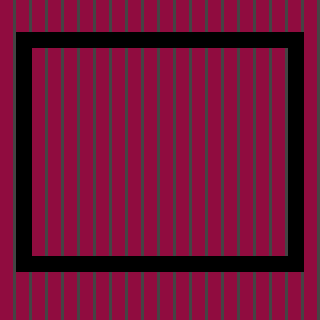

A 2D game scene composited from a Tiled map and its tileset images. What follows is a short description and the map's XML, with every tile layer's data as written:
An orthogonal 20x20 tile map with 16x16 px tiles, 2 tile layers (Tile Layer 2, platforms) and 1 object (Player).

<map version="1.9" tiledversion="1.9.2" orientation="orthogonal" renderorder="right-down" width="20" height="20" tilewidth="16" tileheight="16" infinite="0" nextlayerid="4" nextobjectid="2">
 <tileset firstgid="1" source="../../maps/hackceler_test.tsx" />
 <layer id="3" name="Tile Layer 2" width="20" height="20">
  <data encoding="csv">
9,9,9,9,9,9,9,9,9,9,9,9,9,9,9,9,9,9,9,9,
9,9,9,9,9,9,9,9,9,9,9,9,9,9,9,9,9,9,9,9,
9,9,0,0,0,0,0,0,0,0,9,9,9,9,9,9,9,9,9,9,
9,9,9,9,9,9,9,9,9,9,9,9,9,9,9,9,9,9,9,9,
9,9,9,9,9,9,9,9,9,9,9,9,9,9,9,9,9,9,9,9,
9,9,9,9,9,9,9,9,9,9,9,9,9,9,9,9,9,9,9,9,
9,9,9,9,9,9,9,9,9,9,9,9,9,9,9,9,9,9,9,9,
9,9,9,9,9,9,9,9,9,9,9,9,9,9,9,9,9,9,9,9,
9,9,9,9,9,9,9,9,9,9,9,9,9,9,9,9,9,9,9,9,
9,9,9,9,9,9,9,9,9,9,9,9,9,9,9,9,9,9,9,9,
9,8,9,9,9,9,9,9,9,9,9,9,9,9,9,9,9,9,9,9,
9,9,9,9,9,9,9,9,9,9,9,9,9,9,9,9,9,9,9,9,
9,9,9,9,9,9,9,9,9,9,9,9,9,9,9,9,9,9,9,9,
9,9,9,9,9,9,9,9,9,9,9,9,9,9,9,9,9,9,9,9,
9,9,9,9,9,9,9,9,9,9,9,9,9,9,9,9,9,9,9,9,
9,9,9,9,9,9,9,9,9,9,9,9,9,9,9,9,9,9,9,9,
9,9,9,9,9,9,9,9,9,9,9,9,9,9,9,9,9,9,9,9,
9,9,9,9,9,9,9,9,9,9,9,9,9,9,9,9,9,9,9,9,
9,9,9,9,9,9,9,9,9,9,9,9,9,9,9,9,9,9,9,9,
9,9,9,9,9,9,9,9,9,9,9,9,9,9,9,9,9,9,9,9
</data>
 </layer>
 <layer id="1" name="platforms" width="20" height="20">
  <data encoding="csv">
0,0,0,0,0,0,0,0,0,0,0,0,0,0,0,0,0,0,0,0,
0,0,0,0,0,0,0,0,0,0,0,0,0,0,0,0,0,0,0,0,
0,103,103,103,103,103,103,103,103,103,103,103,103,103,103,103,103,103,103,0,
0,103,0,0,0,0,0,0,0,0,0,0,0,0,0,0,0,0,103,0,
0,103,0,0,0,0,0,0,0,0,0,0,0,0,0,0,0,0,103,0,
0,103,0,0,0,0,0,0,0,0,0,0,0,0,0,0,0,0,103,0,
0,103,0,0,0,0,0,0,0,0,0,0,0,0,0,0,0,0,103,0,
0,103,0,0,0,0,0,0,0,0,0,0,0,0,0,0,0,0,103,0,
0,103,0,0,0,0,0,0,0,0,0,0,0,0,0,0,0,0,103,0,
0,103,0,0,0,0,0,0,0,0,0,0,0,0,0,0,0,0,103,0,
0,103,0,0,0,0,0,0,0,0,0,0,0,0,0,0,0,0,103,0,
0,103,0,0,0,0,0,0,0,0,0,0,0,0,0,0,0,0,103,0,
0,103,0,0,0,0,0,0,0,0,0,0,0,0,0,0,0,0,103,0,
0,103,0,0,0,0,0,0,0,0,0,0,0,0,0,0,0,0,103,0,
0,103,0,0,0,0,0,0,0,0,0,0,0,0,0,0,0,0,103,0,
0,103,0,0,0,0,0,0,0,0,0,0,0,0,0,0,0,0,103,0,
0,103,103,103,103,103,103,103,103,103,103,103,103,103,103,103,103,103,103,0,
0,0,0,0,0,0,0,0,0,0,0,0,0,0,0,0,0,0,0,0,
0,0,0,0,0,0,0,0,0,0,0,0,0,0,0,0,0,0,0,0,
0,0,0,0,0,0,0,0,0,0,0,0,0,0,0,0,0,0,0,0
</data>
 </layer>
 <objectgroup id="2" name="Player">
  <object id="1" name="Player" x="166" y="198.667">
   <properties>
    <property name="hitbox_height" type="int" value="10" />
    <property name="hitbox_width" type="int" value="20" />
   </properties>
   <point />
  </object>
 </objectgroup>
</map>
